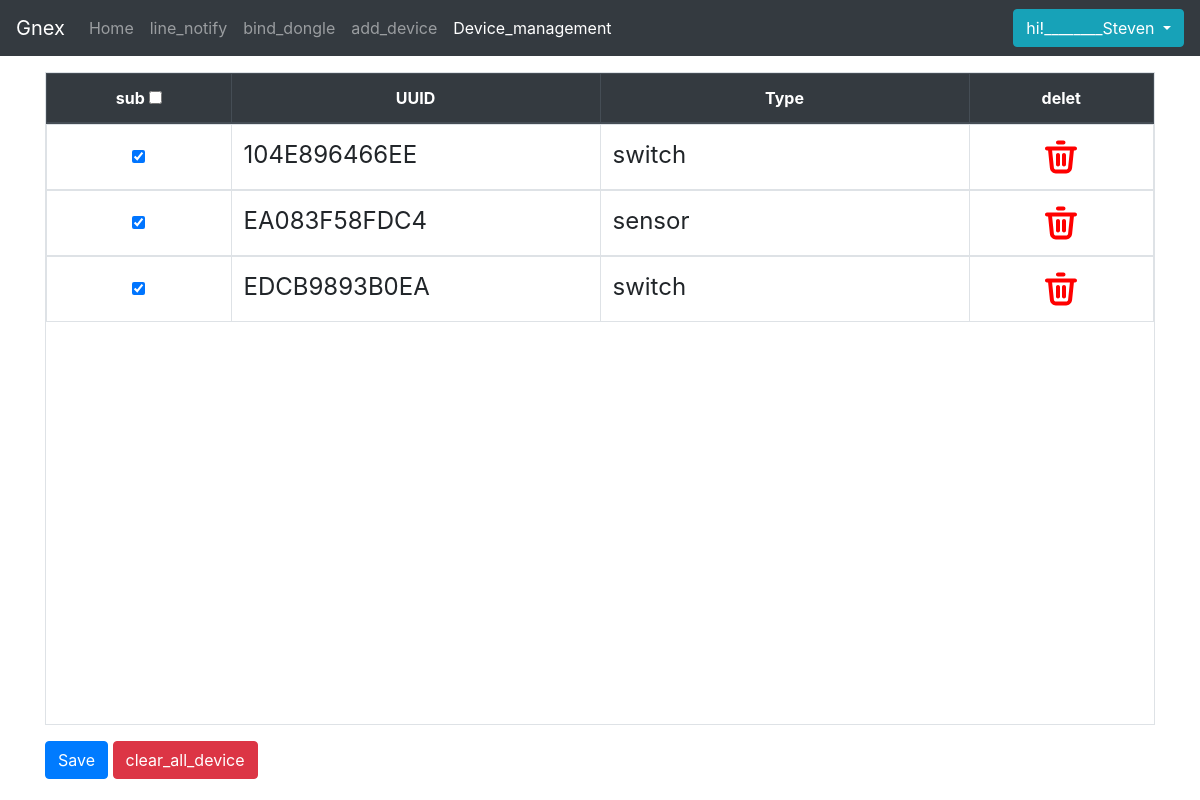
/Device_management (signed in), run on the app's committed database.
### models.py (models this page shows, shortened)
class User(db.Model):
    username = db.Column(db.String(30), unique=True, nullable=False)
    password = db.Column(db.String(30), nullable=False)
    email = db.Column(db.String(120), nullable=True)
    NotifyToken = db.Column(db.String(120), nullable=True)
    Line_uuid = db.Column(db.String(120), nullable=True, primary_key=True)
    mqtt_dongle_id = db.Column(db.String(120), nullable=True)
    G1_mac = db.Column(db.String(120), nullable=True)
    children = db.relationship('Notify_status',back_populates="parent",cascade="all, delete-orphan")

class Notify_status(db.Model):
    Line_uuid = db.Column(db.String(100), db.ForeignKey('user.Line_uuid'), nullable=True, primary_key=True)
    Device_Mac= db.Column(db.String(100), primary_key=True)
    Device_status=db.Column(db.Boolean(), nullable=True)
    Device_type= db.Column(db.String(100),nullable=True)
    parent = db.relationship('User',back_populates="children")

### app/routes.py (the view)
@app.route('/Device_management',methods=['GET'])
def Device_management():
    array=[]
    result =db.session.query(User.username,Notify_status.Device_Mac,Notify_status.Device_status,Notify_status.Device_type).filter(User.username==flask_session['user']).filter(User.Line_uuid==Notify_status.Line_uuid).all()
    for i in range (len(result)):
        Device_Mac=result[i][1]
        Device_status=result[i][2]
        Device_type=result[i][3]
        data={'Device_Mac':Device_Mac,'Device_status':Device_status,'Device_type':Device_type}
        array.append(data)
    return render_template('Device_management.html',tabledata=array)

### app/routes.py (called while the page is built)
@app.before_request
def login_require():
    if request.path in ['','/login','/register','/powermeter_list_device'] or '/static/' in request.path:
        return None
    flask_session.permanent = True
    user=flask_session.get('user')
    if user==None:
        return redirect('/login')

### app/templates/Device_management.html (shortened to what this page needs)
{% extends 'base1.html' %}
{%block css_content%}
<link href="{{url_for('static',filename='css/Device_management.css')}}" rel="stylesheet">
{% endblock %}
{%block app_content%}
<div class="pt-3">
    <table class="table table-bordered" id="tab">
        <thead class="thead-dark d-flex">
            <tr class="">
                <th class="col-sm-2 col-3"> sub <input type="checkbox" id="checkall" ></th>
                <th class="col-sm-4 col-4">UUID</th>
                <th class="col-sm-4 col-3">Type</th>
                <th class="col-sm-2 col-2">delet</th>
            </tr>
        </thead>
        <tbody>
            {%for data in tabledata%}
            <tr id={{data['Device_Mac']}}>
                <th class="col-sm-2 col-3"><input type="checkbox" name="Checkbox[]"  aria-label="Checkbox for following text input" {{ "checked" if data['Device_status'] == True}}></th>
                <td class="col-sm-4 col-4" >{{data['Device_Mac']}}</td>
                <td class="col-sm-4 col-3"  >{{data['Device_type']}}</td>
                <th class="col-sm-2 col-2" ><img src="{{url_for('static',filename='img/Device_management/delete.svg')}}" alt=""></th>
            </tr>
            {%endfor%}
        </tbody>
    </table>
    <button id="send_data" type="button" class="btn btn-primary">Save</button>
    <button id="clear_data" type="button" class="btn btn-danger">clear_all_device</button>
</div>
{%endblock%}

### app/templates/navbar.html (shortened to what this page needs)
<nav class="navbar navbar-expand-lg navbar-dark bg-dark">
    <a class="navbar-brand" href="{{url_for('index')}}">Gnex</a>
    <div class="collapse navbar-collapse" id="navbarSupportedContent">
        <ul class="navbar-nav mr-auto">
            <li class="nav-item {%if request.endpoint == 'index'%}active{% endif %}">
                <a class="nav-link" href="{{url_for('index')}}">Home <span class="sr-only">(current)</span></a>
            </li>
            {%if "user" in session%}
            <li class="nav-item {%if request.endpoint == 'line_notify'%}active{% endif %}">
                <a class="nav-link" href="{{url_for('line_notify')}}">line_notify</a>
            </li>
            <li class="nav-item {%if request.endpoint == 'html5_qrcode'%}active{% endif %}">
                <a class="nav-link" href="{{url_for('html5_qrcode')}}">bind_dongle</a>
            </li>
            <li class="nav-item {%if request.endpoint == 'testform'%}active{% endif %}">
                <a class="nav-link" href="{{url_for('testform')}}">add_device</a>
            </li>
            <li class="nav-item {%if request.endpoint == 'Device_management'%}active{% endif %}">
                <a class="nav-link" href="{{url_for('Device_management')}}">Device_management</a>
            </li>
            {%endif%}
        </ul>
        {%if "user" in session%}
        <div class="btn-group">
            <button type="button" class="btn btn-info dropdown-toggle" data-toggle="dropdown" aria-haspopup="true"
                aria-expanded="false">
                hi!________{{session.get('user')}}
            </button>
        </div>
        {% else %}
        <a href="{{url_for('login')}}">
            <button type="button" class="btn btn-info">login</button>
        </a>
        {%endif%}
    </div>
</nav>

### app/static/css/Device_management.css (style rules this page uses)
table { display: flex; flex-flow: column; width: 100%; height: 100%; }
thead { width: 100%; }
tbody { flex: 1 1 auto; display: block; overflow-y: scroll; overflow-x: hidden; height: 650px; font-size: 3vmin; }
tr { width: 100%; display: table; table-layout: fixed; }
tr img { width: 25%; cursor: pointer; }
th { text-align: center; }
@media screen and (max-height:850px) { tbody { height: 600px; } }

### data on the page
User: get "Steven"
Notify_status: Device_Mac "104E896466EE", Device_type "switch"
Notify_status: Device_Mac "EA083F58FDC4", Device_type "sensor"
Notify_status: Device_Mac "EDCB9893B0EA", Device_type "switch"
